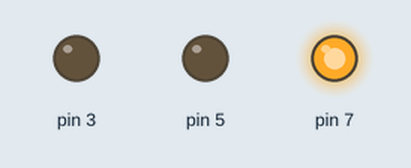
Bench run of a sketch on a simulated Arduino Uno, built with avr-gcc and run on an emulated ATmega328P. Shown: output pins drawn as LEDs (lit = HIGH).

Above: at 0.6 s.
At 1.8 s:
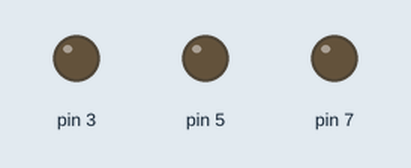
At 2.7 s:
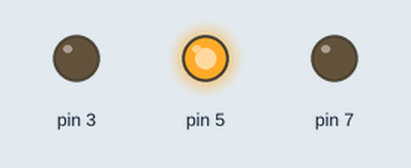
At 4.0 s:
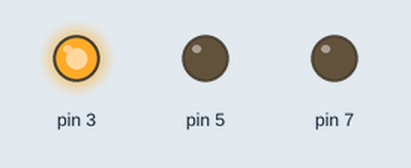
Timing chart, 0 to 6.0 s (numbered marks = the images above):
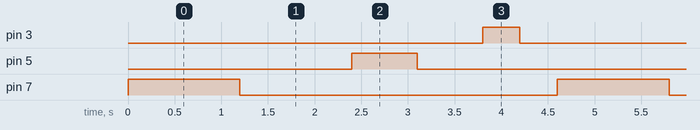

The sketch:

sketch_sep29a.ino
```cpp
void setup() {
  // put your setup code here, to run once:
  pinMode(5, OUTPUT);
  pinMode(3, OUTPUT);
  pinMode(7, OUTPUT);
}

void loop() {
  // put your main code here, to run repeatedly:
  // Liga a porta
  // LED vermelho
 digitalWrite(7, HIGH);
 delay(1200);
 digitalWrite(7, LOW);
 delay(1200);

  // LED Verde
 digitalWrite(5, HIGH);
 delay(700);
 digitalWrite(5, LOW);
 delay(700);

 // LED Amarelo
 digitalWrite(3, HIGH);
 delay(400);
 digitalWrite(3, LOW);
 delay(400);
}
```

Measured:
- by itself, pin 3: alternates HIGH for 0.40 s and LOW for 4.2 s
- by itself, pin 5: alternates HIGH for 0.70 s and LOW for 3.9 s
- by itself, pin 7: alternates HIGH for 1.2 s and LOW for 3.4 s
